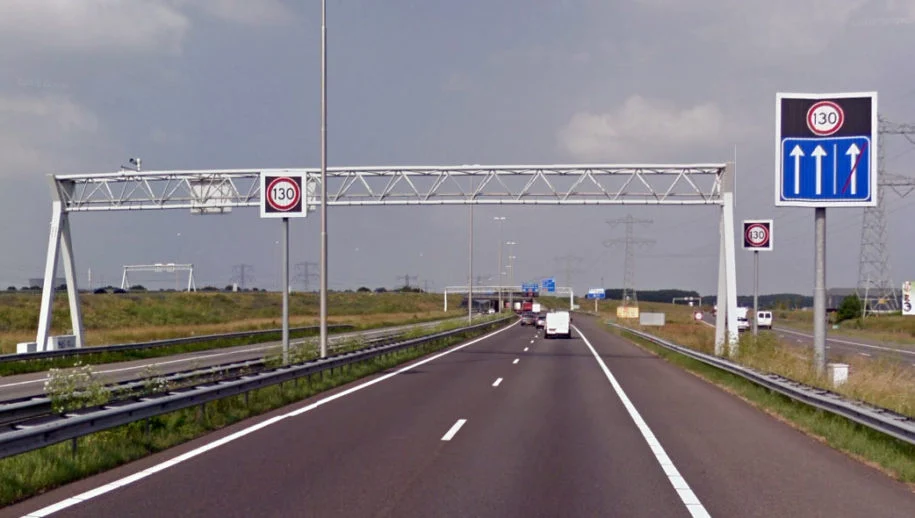
#> input picture Week_3/snelwegA2.png, 915 x 518 px, found by its file name
$ python opdracht_3.1.py
#> lines starting #> are read from the running program, lines starting #| are printed output that depends on the picture; after the words box and inside, x2 and y2 are one past the last pixel; in counts of white or black regions, pixels touching at a corner belong together
import cv2 as cv
import numpy as np

file = 'week_3/snelwegA2.png'

kleur_rood = [0, 0, 255]
kleur_groen = [0, 255, 0]
kleur_blauw = [255, 0, 0]

img = cv.imread(file)
#> img is the input picture: shape (518, 915, 3); mean B, G, R 129.3, 124.7, 130.2

if img is None:
    print("Fout bij het inlezen.")
else:
    print("Plaatje succesvol geladen")


cv.imshow("origineel", img)


gray = cv.cvtColor(img, cv.COLOR_BGR2GRAY)
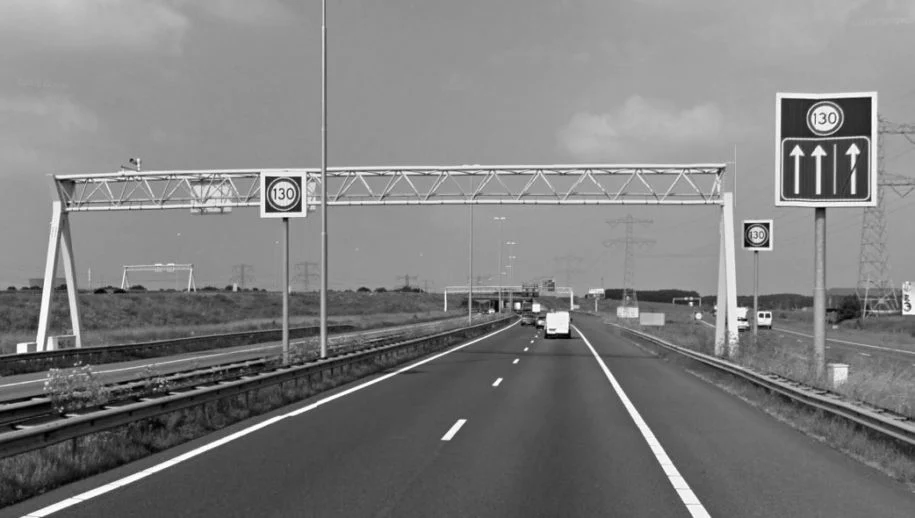
#> gray: shape (518, 915); min 0, max 255, mean 126.9
edges = cv.Canny(gray, 100, 400, apertureSize = 3)
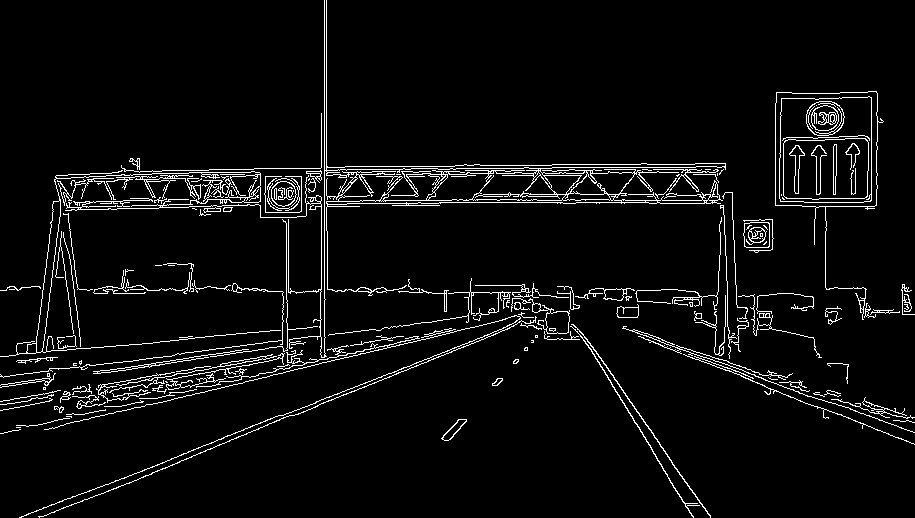
#> edges: shape (518, 915); 4.9% white in thin lines or dots
cv.imshow("edges", edges)

#lijnen = cv.HoughLines(edges, 1, np.pi/180, 150)
lijnenRechts = cv.HoughLines(edges, 1, np.pi/180, 150, min_theta=2/3*np.pi, max_theta=5/6*np.pi)
#> lijnenRechts = [[-327, 2.6], [-286, 2.53]]
lijnenLinks = cv.HoughLines(edges, 1, np.pi/180, 300, min_theta=1/3*np.pi, max_theta=2/5*np.pi)
#> lijnenLinks = [[495, 1.19]]
lijnen = np.concatenate((lijnenRechts, lijnenLinks), axis= 0)
#> lijnen = [[-327, 2.6], [-286, 2.53], [495, 1.19]]

circles = cv.HoughCircles(edges, cv.HOUGH_GRADIENT, 1, minDist=20, param1=50, param2=30, minRadius=5, maxRadius=20)
#> circles = [[824.5, 117.5, 19.4], [756.5, 233.5, 14.9], [283.5, 193.5, 11.4]]
circles = np.uint16(np.around(circles))[0, :]
#> circles = [[824, 118, 19], [756, 234, 15], [284, 194, 11]]
for centerx, centery, radius in circles:
    cv.circle(img, (centerx, centery), radius, kleur_groen, 2)
    cv.circle(img, (centerx, centery), 2, kleur_blauw, 3)
#> this loop made 3 passes
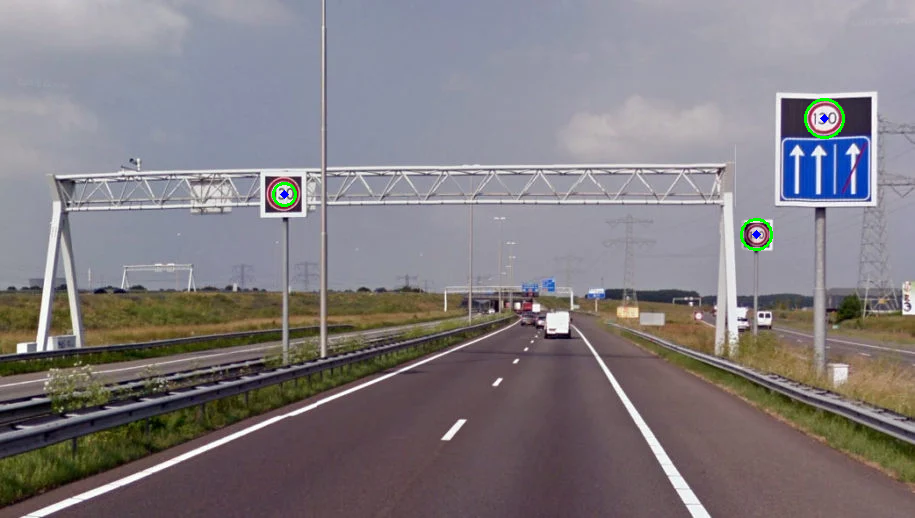
#> img: shape (518, 915, 3); 0.2% of pixels changed, all inside (x1, y1, x2, y2) = (272, 98, 845, 251)


nlijnen, punt, nDimenties = lijnen.shape
#> nlijnen = 3; punt = 1; nDimenties = 2
for i in range (nlijnen):
    rho, theta = lijnen[i][0]
    a = np.cos(theta)
    b = np.sin(theta)
    x0 = a*rho
    y0 = b*rho
    x1 = int(x0 + 1000*(-b))
    y1 = int(y0 + 1000*(a))
    x2 = int(x0 - 1000*(-b))
    y2 = int(y0 - 1000*(a))
    cv.line(img, (x1,y1), (x2, y2), kleur_rood, 2)
#> this loop made 3 passes
#> (rho, theta, a, b, x0, y0, x1, y1) on passes 1 to 3: (-327, 2.6, -0.857, 0.515, 280.3, -168.4, -234, -1025), (-286, 2.53, -0.819, 0.574, 234.3, -164, -339, -983), (495, 1.19, 0.375, 0.927, 185.4, 459, -741, 833)
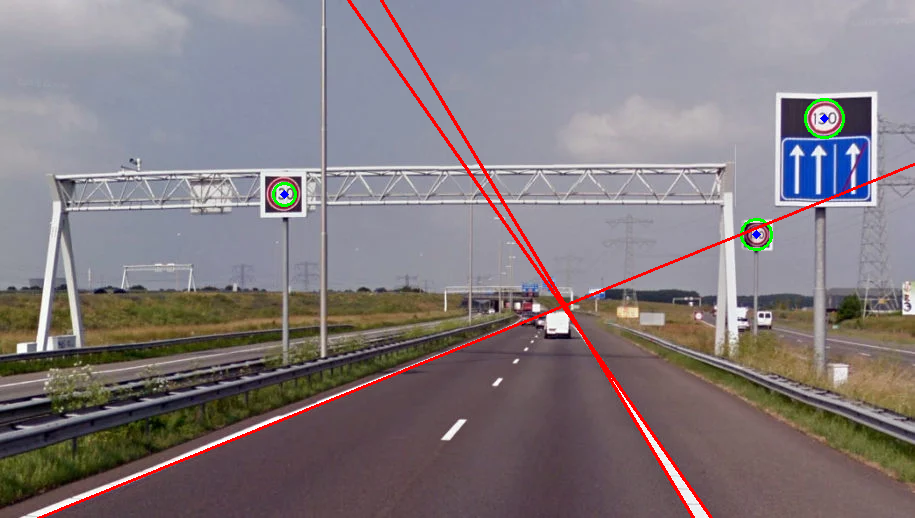
#> img: shape (518, 915, 3); 1.39% of pixels changed, all inside (x1, y1, x2, y2) = (37, 0, 915, 518)

cv.imshow('resultaat', img)
cv.imshow('snelweg_output.jpg', img)


while True:
    if cv.waitKey(1) & 0xFF == ord('q'):
#> (key q is pressed here)
        break
cv.destroyAllWindows()
